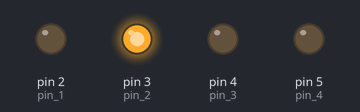
This sketch was run on a simulated Arduino Uno, built with avr-gcc and run on an emulated ATmega328P. Parts: output pins drawn as LEDs (lit = HIGH).

Above: at 0.09 s.
At 1.5 s:
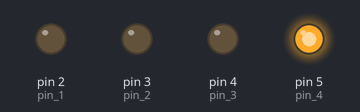
At 2.29 s:
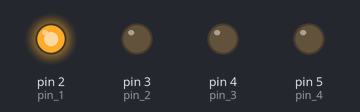
At 5.07 s:
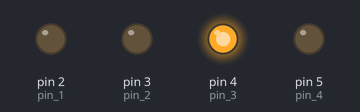
Timing chart, 0 to 5.9 s (numbered marks = the images above):
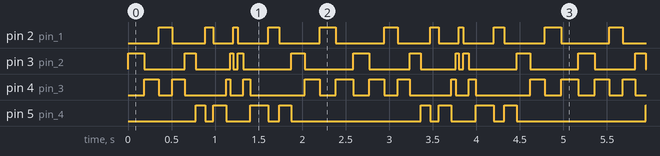

Measured:
- by itself, pin 5 (pin_4): repeats every 2.6 s: LOW 0.10 s, HIGH 0.15 s, LOW 0.28 s, HIGH 0.21 s, LOW 0.13 s, HIGH 0.14 s, LOW 1.5 s, HIGH 0.11 s
- by itself, pin 2 (pin_1): repeats every 2.6 s: LOW 0.38 s, HIGH 0.10 s, LOW 0.23 s, HIGH 0.05 s, LOW 0.35 s, HIGH 0.13 s, LOW 0.47 s, HIGH 0.19 s, LOW 0.56 s, HIGH 0.16 s
- by itself, pin 3 (pin_2): repeats every 2.6 s: LOW 0.47 s, HIGH 0.13 s, LOW 0.40 s, HIGH 0.04 s, LOW 0.05 s, HIGH 0.07 s, LOW 0.55 s, HIGH 0.16 s, LOW 0.56 s, HIGH 0.19 s

The sketch:

CharliePlexing.ino
```cpp
int pin_1 = 2;
int pin_2 = 3;
int pin_3 = 4;
int pin_4 = 5;

void setup()
{
}

void loop()
{
//    light_up(1);
//    light_up(3);
//    light_up(5);
//    light_up(7);

  int v = 0;
  for (int i=1; i < 12; i++) {
    light_up(i);
    v = v + 15;
    delay(200 - v);
  }

  for (int i=12; i > 1; i--) {
    light_up(i);
    v = v - 15;
    delay(200 - v);
  }
}

void ch_flex(int mode1, int mode2, int mode3, int mode4, int w1, int w2, int w3, int w4)
{
  digitalWrite(pin_1, LOW);
  digitalWrite(pin_2, LOW);
  digitalWrite(pin_3, LOW);
  digitalWrite(pin_4, LOW);

  pinMode(pin_1, mode1);
  pinMode(pin_2, mode2);
  pinMode(pin_3, mode3);
  pinMode(pin_4, mode4);

  digitalWrite(pin_1, w1);
  digitalWrite(pin_2, w2);
  digitalWrite(pin_3, w3);
  digitalWrite(pin_4, w4);
}

void light_up(int no)
{
  switch(no) {
    case 0: ch_flex(INPUT, INPUT, INPUT, INPUT, 0, 0, 0, 0); break;
    case 1: ch_flex(INPUT, OUTPUT, OUTPUT, INPUT, 0, 1, 0, 0); break;
    case 2: ch_flex(INPUT, OUTPUT, OUTPUT, INPUT, 0, 0, 1, 0); break;
    case 3: ch_flex(OUTPUT, INPUT, OUTPUT, INPUT, 1, 0, 0, 0); break;
    case 4: ch_flex(OUTPUT, INPUT, OUTPUT, INPUT, 0, 0, 1, 0); break;
    case 5: ch_flex(INPUT, OUTPUT, INPUT, OUTPUT, 0, 1, 0, 0); break;
    case 6: ch_flex(INPUT, OUTPUT, INPUT, OUTPUT, 0, 0, 0, 1); break;
    case 7: ch_flex(OUTPUT, INPUT, INPUT, OUTPUT, 1, 0, 0, 0); break;
    case 8: ch_flex(OUTPUT, INPUT, INPUT, OUTPUT, 0, 0, 0, 1); break;
    case 9: ch_flex(INPUT, INPUT, OUTPUT, OUTPUT, 0, 0, 0, 1); break;
    case 10: ch_flex(INPUT, INPUT, OUTPUT, OUTPUT, 0, 0, 1, 0); break;
    case 11: ch_flex(OUTPUT, OUTPUT, INPUT, INPUT, 0, 1, 0, 0); break;
    case 12: ch_flex(OUTPUT, OUTPUT, INPUT, INPUT, 1, 0, 0, 0); break;
  }
}
```
